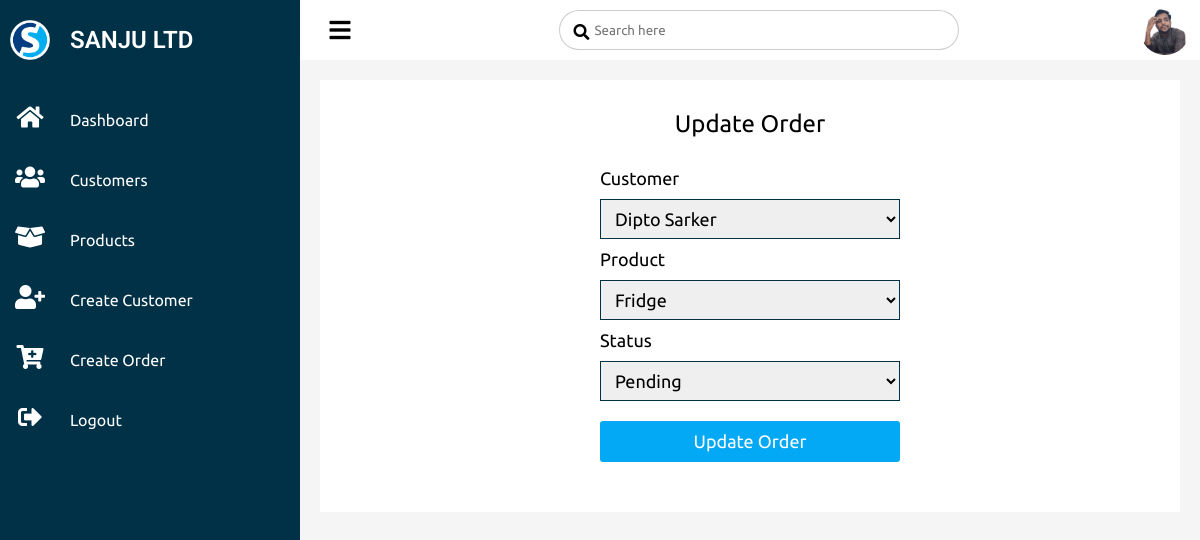
The app's page /update_order/3/ (signed in) with its own data.
### accounts/models.py (models this page shows, shortened)
class Order(models.Model):
    STATUS = (
        ('Pending', "Pending"),
        ('Out for delivery', "Out for delivery"),
        ('Delivered', "Delivered"),
    )
    customer = models.ForeignKey(
        Customer, on_delete=models.SET_NULL, null=True)
    product = models.ForeignKey(Product, on_delete=models.SET_NULL, null=True)
    date_created = models.DateTimeField(auto_now_add=True, null=True)
    status = models.CharField(max_length=100, null=True, choices=STATUS)

### accounts/decorators.py (the view)
        def wrapper_func(request, *args, **kwargs):
            group = None
            if request.user.groups.exists():
                group = request.user.groups.all()[0].name
            if group in allowed_roles:
                return view_func(request, *args, **kwargs)
            else:
                return HttpResponse('You are not authorize to view this page')

### accounts/forms.py
class OrderForm(ModelForm):
    class Meta:
        model = Order
        fields = '__all__'

### accounts/models.py (called while the page is built)
    def __str__(self):
        return str(self.name)

    def __str__(self):
        return self.name

### accounts/views.py (called while the page is built)
@login_required(login_url='login')
@allowed_user(allowed_roles=['admin', 'staff'])
def updateOrder(request, pk):
    order = Order.objects.get(id=pk)
    form = OrderForm(instance=order)
    if request.method == 'POST':
        form = OrderForm(request.POST, instance=order)
        if form.is_valid():
            form.save()
            return redirect('/')
    context = {'form': form}
    return render(request, 'orders/order_update.html', context)

### accounts/templates/orders/order_update.html (shortened to what this page needs)
{% extends 'accounts/base.html' %}
{% load static %}
{% block content %}
<div class="createBox">
    <h2>Update Order</h2>
    <form method="POST">
        {% for fm in form %}
        <p class="label">{{fm.label}}</p>
        <p class="inputForm">{{fm}}</p>
        {% endfor %}
        <input class="mybtn" type="submit" value="Update Order">
    </form>
</div>
{% endblock content %}

### static/css/style.css (style rules this page uses)
* { margin:0; padding:0; box-sizing: border-box; font-family: 'Ubuntu', sans-serif; }
body { overflow-x: hidden; }
.createBox { margin:20px; background-color: #ffffff; padding: 20px 20px 30px; display: flex; align-items: center; justify-content: center; flex-direction: column; }
.createBox h2 { font-weight: 400; margin:10px 10px 20px; }
.createBox form .label { padding:10px 0; font-size: 18px; }
.createBox form .inputForm select { width: 300px; height: 40px; font-size: 18px; border: 1px solid #003147; padding:4px 10px; }
.mybtn { padding:10px 23px; margin: 20px 0; border:none; background: #03a9f4; color:white; border-radius: 3px; font-size: 18px; width: 300px; }

### records on screen
Order: form "Dipto Sarker" "Fridge" "Pending"

### other values on screen
{{ fm.label }} "Customer" "Product" "Status"
